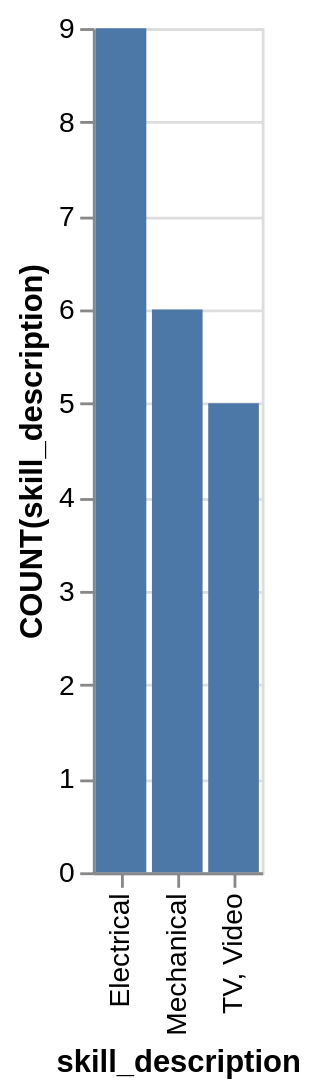

The specification (Vega-Lite) saved for this image:
### Vega-Lite specification from a JSON file in a GitHub repository (floating-point values rounded to 4 significant figures)
{"data": {"values": [{"x_data": "Electrical", "y_data": 9}, {"x_data": "Mechanical", "y_data": 6}, {"x_data": "TV, Video", "y_data": 5}]}, "mark": "bar", "encoding": {"x": {"field": "x_data", "type": "nominal", "title": "skill_description", "sort": {"op": "sum", "field": "y_data", "order": "descending"}}, "y": {"field": "y_data", "type": "quantitative", "title": "COUNT(skill_description)"}}}
